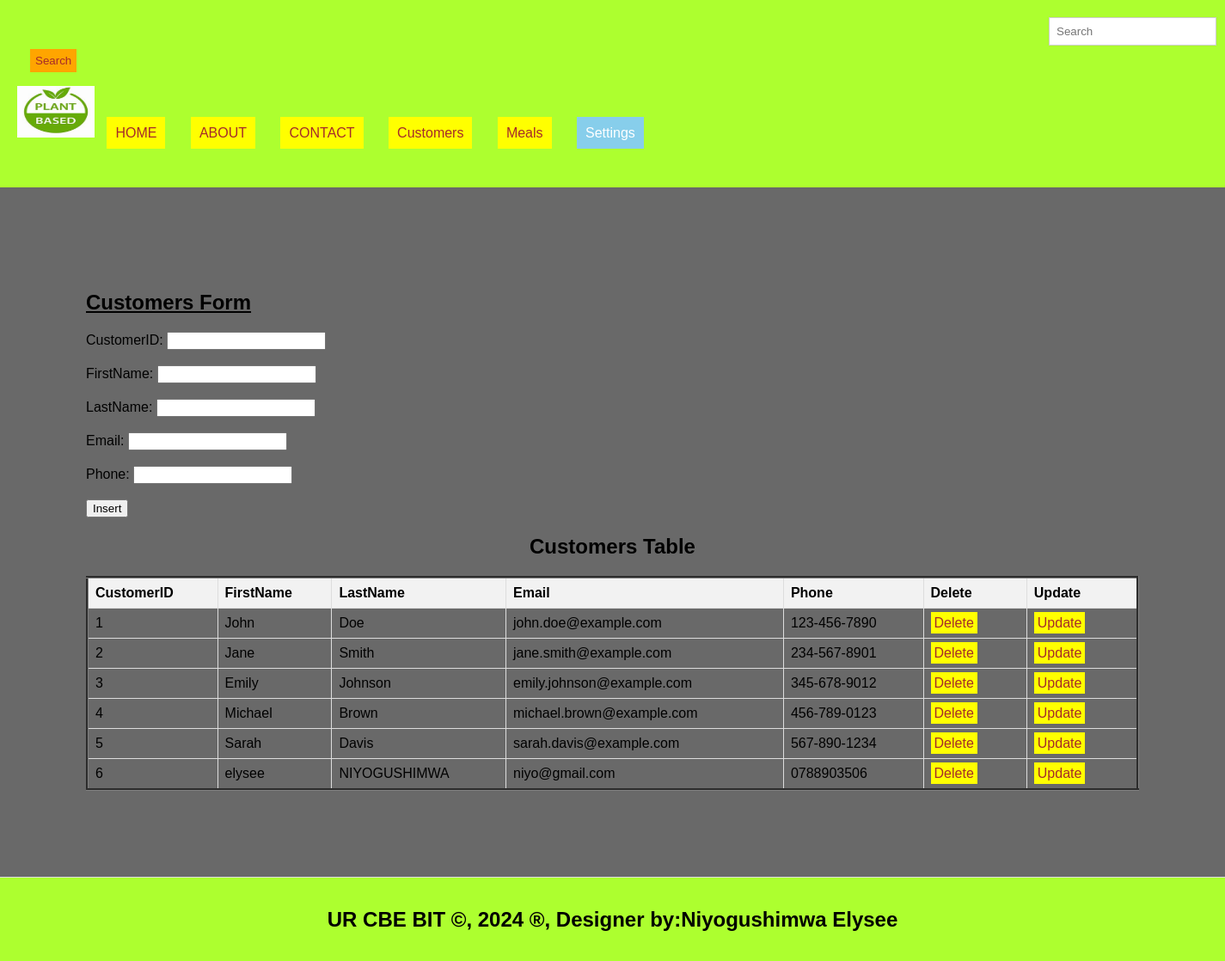
The page /customers.php on the database its author committed.
### tables this page shows
CREATE TABLE `customers` (
  `CustomerID` int(11) NOT NULL,
  `FirstName` varchar(50) DEFAULT NULL,
  `LastName` varchar(50) DEFAULT NULL,
  `Email` varchar(100) DEFAULT NULL,
  `Phone` varchar(20) DEFAULT NULL
);

### customers.php (the view, shortened to what this page needs)
<!DOCTYPE html>
<html lang="en">
<head>
  <link rel="stylesheet" type="text/css" href="mystyle.css" title="style 1" media="screen, tv, projection, handheld, print"/>
  </head>
  <header>
<body bgcolor="dimgray">
  <form class="d-flex" role="search" action="search.php">
      <input class="form-control me-2" type="search" placeholder="Search" aria-label="Search" name="query">
      <button class="btn btn-outline-success" type="submit">Search</button>
    </form>
  <ul style="list-style-type: none; padding: 0;">
    <li style="display: inline; margin-right: 10px;">
    <img src="./image/th.jpeg" width="90" height="60" alt="Logo">
  </li>
    <li style="display: inline; margin-right: 10px;"><a href="./home.html">HOME</a>
  </li>
    <li style="display: inline; margin-right: 10px;"><a href="./about.html">ABOUT</a>
  </li>
    <li style="display: inline; margin-right: 10px;"><a href="./contact.html">CONTACT</a>
  </li>
    <li style="display: inline; margin-right: 10px;"><a href="./customers.php">Customers</a>
  </li>
    <li style="display: inline; margin-right: 10px;"><a href="./meals.php">Meals</a>
  </li>
    <li class="dropdown" style="display: inline; margin-right: 10px;">
      <a href="#" style="padding: 10px; color: white; background-color: skyblue; text-decoration: none; margin-right: 15px;">Settings</a>
    </li><br><br>
  </ul>
</header>
<section>
   <h1><u>Customers Form</u></h1>
<form method="post" onsubmit="return confirmInsert();">
    <label for="CustomerID">CustomerID:</label>
    <input type="number" id="driver_id" name="driver_id" required><br><br>
    <label for="FirstName">FirstName:</label>
    <input type="text" id="user_id" name="user_id" required><br><br>
    <label for="LastName">LastName:</label>
    <input type="text" id="license_number" name="license_number" required><br><br>
    <label for="Email">Email:</label>
    <input type="text" id="car_model" name="car_model" required><br><br>
    <label for="Phone">Phone:</label>
    <input type="text" id="capacity" name="capacity" required><br><br>
    <input type="submit" name="add" value="Insert">
</form>
<!DOCTYPE html>
<html>
<head>
</head>
<body>
    <center><h2>Customers Table</h2></center>
    <table border="3">
        <tr>
            <th>CustomerID</th>
            <th>FirstName</th>
            <th>LastName</th>
            <th>Email</th>
            <th>Phone</th>
            <th>Delete</th>
            <th>Update</th>
        </tr>
<?php
include('db_connection.php');
$sql = "SELECT * FROM customers";
$result = $connection->query($sql);
if ($result->num_rows > 0) {
    while ($row = $result->fetch_assoc()) {
        $CustomerID = $row['CustomerID'];
        echo "<tr>
            <td>" . $row['CustomerID'] . "</td>
            <td>" . $row['FirstName'] . "</td>
            <td>" . $row['LastName'] . "</td>
            <td>" . $row['Email'] . "</td>
            <td>" . $row['Phone'] . "</td>
            <td><a style='padding:4px' href='delete_customers.php?CustomerID=$CustomerID'>Delete</a></td>
            <td><a style='padding:4px' href='update_customers.php?CustomerID=$CustomerID'>Update</a></td>
        </tr>";
    }
} else {
    echo "<tr><td colspan='7'>No data found</td></tr>";
}
?>
    </table>
</body>
</section>
<footer>
  <center>
   <b><h2>UR CBE BIT &copy, 2024 &reg, Designer by:Niyogushimwa Elysee</h2></b>
  </center>
</footer>
</body>
</html>

### mystyle.css (style rules this page uses)
body { font-family: Arial, sans-serif; margin: 0; padding: 0; }
.form-control { padding: 8px; margin-left: 4px; border: 1px solid #ccc; }
.btn { padding: 6px; background-color: orange; color: brown; border: none; }
.dropdown { position: relative; display: inline; margin-right: 10px; }
body { font-family: Arial,sans-serif; margin:0; padding:0; }
header { background-color:greenyellow; padding: 20px; }
.dropdown { position: right; display:right; direction:rtl; }
section { padding:100px; border-bottom: 1px solid #ddd; }
footer { text-align: center; padding: 15px; background-color:greenyellow; }

### customers.php (style rules this page uses)
a { padding: 10px; color: white; background-color: yellow; text-decoration: none; margin-right: 15px; }
a:link { color: brown; }
button.btn { margin-left: 15px; margin-top: 4px; }
input.form-control { margin-left: 1200px; padding: 8px; }
table { width: 100%; border-collapse: collapse; }
th, td { border: 1px solid #ddd; padding: 8px; text-align: left; }
th { background-color: #f2f2f2; }

### rows shown on the page
customers: CustomerID "1", FirstName "John", LastName "Doe", Email "john.doe@example.com", Phone "123-456-7890"
customers: CustomerID "2", FirstName "Jane", LastName "Smith", Email "jane.smith@example.com", Phone "234-567-8901"
customers: CustomerID "3", FirstName "Emily", LastName "Johnson", Email "emily.johnson@example.com", Phone "345-678-9012"
customers: CustomerID "4", FirstName "Michael", LastName "Brown", Email "michael.brown@example.com", Phone "456-789-0123"
customers: CustomerID "5", FirstName "Sarah", LastName "Davis", Email "sarah.davis@example.com", Phone "567-890-1234"
customers: CustomerID "6", FirstName "elysee", LastName "NIYOGUSHIMWA", Email "niyo@gmail.com", Phone "0788903506"
